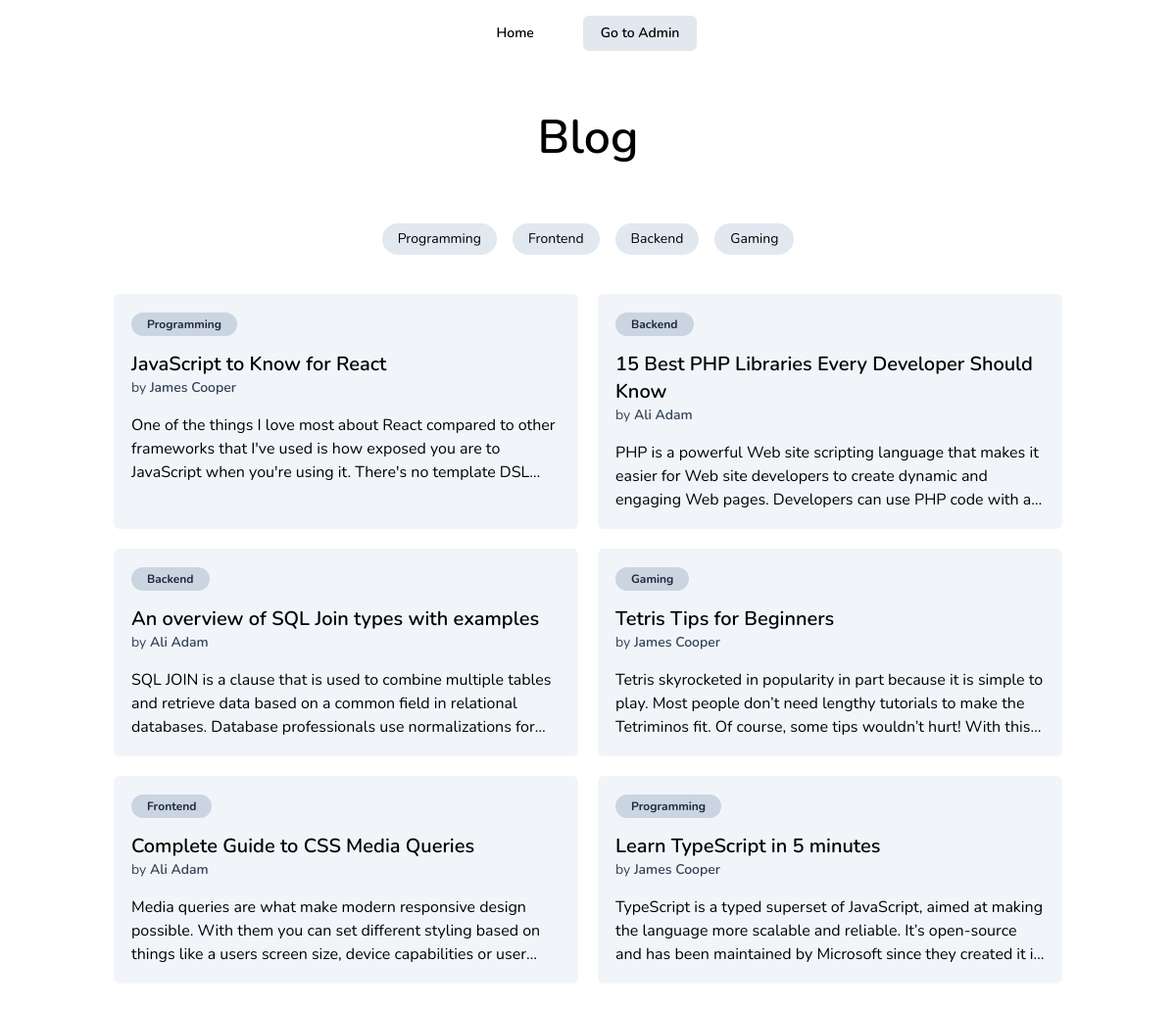
The page / on the database its author committed.
### tables this page shows
CREATE TABLE categories (
  id INT NOT NULL AUTO_INCREMENT,
  name VARCHAR(255) NOT NULL,
  PRIMARY KEY (id),
  UNIQUE (name)
);

CREATE TABLE articles (
  id INT NOT NULL AUTO_INCREMENT,
  title VARCHAR(255) NOT NULL,
  content TEXT NOT NULL,
  status VARCHAR(255) NOT NULL,
  author_id INT,
  category_id INT,
  PRIMARY KEY (id),
  FOREIGN KEY (author_id) REFERENCES authors(id) ON DELETE SET NULL,
  FOREIGN KEY (category_id) REFERENCES categories(id) ON DELETE SET NULL,
  UNIQUE (title)
);

CREATE TABLE authors (
  id INT NOT NULL AUTO_INCREMENT,
  name VARCHAR(255) NOT NULL,
  email VARCHAR(255) NOT NULL,
  PRIMARY KEY (id),
  UNIQUE (email)
);

### public/index.php (called while the page is built, shortened)
<?php
try {
  include __DIR__ . '/../classes/Article.php';
  include __DIR__ . '/../classes/Category.php';
  $article = new Article();
  $category = new Category();
  $articles = $article->getPublishedArticles();
  $categories = $category->getCategories();
  include __DIR__ . '/../views/header.php';
  include __DIR__ . '/../views/home.php';
  include __DIR__ . '/../views/footer.php';
} catch (PDOException $e) {
  $title = 'An error has occurred';
  $output = 'Database error: ' . $e->getMessage() . ' in ' .
    $e->getFile() . ':' . $e->getLine();
}

### classes/Category.php (called while the page is built, shortened)
<?php
require_once __DIR__ . '/Database.php';
class Category
{
  private $pdo;
  public function __construct()
  {
    $db = new Database();
    $this->pdo = $db->connect();
  }
  public function getCategories()
  {
    $stmt = $this->pdo->prepare('SELECT * FROM categories ORDER BY id');
    $stmt->execute();
    return $stmt->fetchAll();
  }
}

### classes/Database.php (called while the page is built)
<?php
class Database
{
  public function connect()
  {
    return new PDO(
      'mysql:host=localhost; dbname=blog; charset=utf8mb4',
      'root',
      ''
    );
  }
}

### classes/Article.php (called while the page is built, shortened)
<?php
require_once __DIR__ . '/Database.php';
class Article
{
  private $pdo;
  public function __construct()
  {
    $db = new Database();
    $this->pdo = $db->connect();
  }
  public function getPublishedArticles()
  {
    $stmt = $this->pdo->prepare('SELECT articles.id, title, content, status, categories.name as category_name, authors.name as author_name
    FROM articles
    LEFT JOIN categories ON articles.category_id = categories.id
    LEFT JOIN authors ON articles.author_id = authors.id
    WHERE status = "Published"
    ORDER BY articles.id DESC');
    $stmt->execute();
    return  $stmt->fetchAll();
  }
}

### views/home.php (the view, shortened to what this page needs)
<main class='mx-auto max-w-[1000px] px-4 py-2'>
  <div class='mt-10 grid place-items-center gap-5'>
    <h1 class='text-5xl font-semibold'>Blog</h1>
  </div>
  <div class='mt-16 flex gap-4 place-content-center items-center'>
    <?php foreach ($categories as $category) : ?>
    <a href="/?category=<?= $category['name'] ?>"
      class="<?= $category['name'] === ($_GET['category'] ?? null) ? 'bg-slate-800 text-slate-100' : 'bg-slate-200 hover:bg-slate-300 transition' ?>  text-sm rounded-full px-4 py-1.5"><?= $category['name'] ?></a>
    <?php endforeach ?>
  </div>
  <section class='mt-10 grid grid-cols-2 gap-5'>
    <?php foreach ($articles as $article) : ?>
    <a href="/article.php?id=<?= $article['id'] ?>"
      class='rounded-md border-2 border-transparent bg-slate-100 hover:border-slate-600'>
      <article class='p-4'>
        <span class='rounded-full font-bold bg-slate-300 px-4 py-1 text-xs text-slate-800'>
          <?= $article['category_name']  ?>
        </span>
        <div class='py-4'>
          <h2 class='text-xl font-semibold'><?= $article['title'] ?></h2>
          <p class='text-sm text-slate-700'>
            by <span class='font-semibold'><?= $article['author_name']  ?></span>
          </p>
        </div>
        <p class="line-clamp-3"><?= $article['content'] ?></p>
      </article>
    </a>
    <?php endforeach ?>
  </section>
</main>

### views/header.php (style rules this page uses)
html { font-family: 'Nunito', sans-serif; }
body { margin-bottom: 5rem; }

### rows shown on the page
categories: name "Programming"
categories: name "Frontend"
categories: name "Backend"
categories: name "Gaming"
articles: category.name "Programming", title "JavaScript to Know for React", author.name "James Cooper", content "One of the things I love most about React compared to other frameworks that I've used is how exposed you are to JavaScript when you're using it. There's no template…"
articles: category.name "Backend", title "15 Best PHP Libraries Every Developer Should Know", author.name "Ali Adam", content "PHP is a powerful Web site scripting language that makes it easier for Web site developers to create dynamic and engaging Web pages. Developers can use PHP code with…"
articles: category.name "Backend", title "An overview of SQL Join types with examples", author.name "Ali Adam", content "SQL JOIN is a clause that is used to combine multiple tables and retrieve data based on a common field in relational databases. Database professionals use normalizations…"
articles: category.name "Gaming", title "Tetris Tips for Beginners", author.name "James Cooper", content "Tetris skyrocketed in popularity in part because it is simple to play. Most people don’t need lengthy tutorials to make the Tetriminos fit. Of course, some tips wouldn’t hurt! With…"
articles: category.name "Frontend", title "Complete Guide to CSS Media Queries", author.name "Ali Adam", content "Media queries are what make modern responsive design possible. With them you can set different styling based on things like a users screen size, device capabilities or…"
articles: category.name "Programming", title "Learn TypeScript in 5 minutes", author.name "James Cooper", content "TypeScript is a typed superset of JavaScript, aimed at making the language more scalable and reliable. It’s open-source and has been maintained by Microsoft since they created it…"
